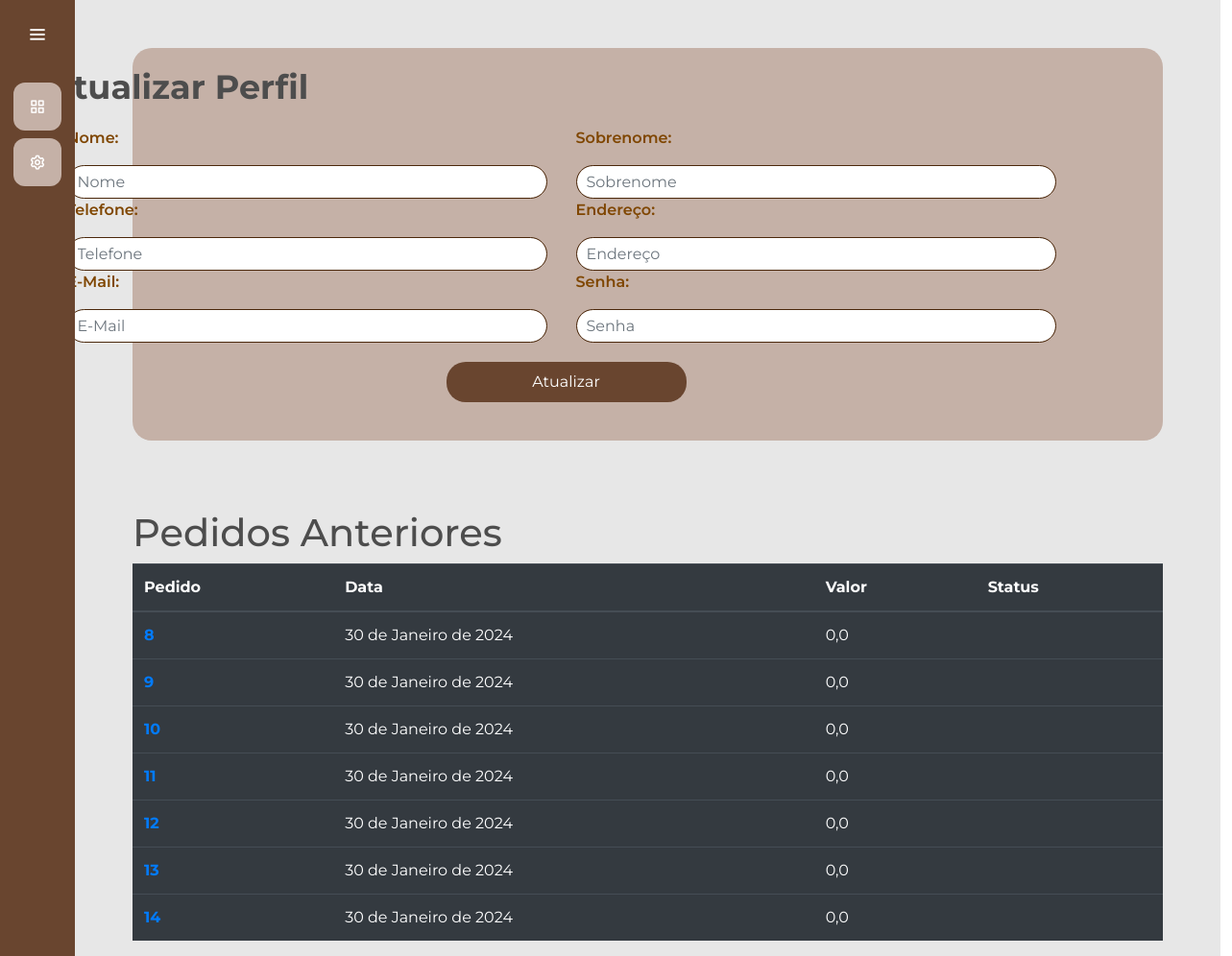
Before: /usuarios/perfil/ (signed in) with the older database file.
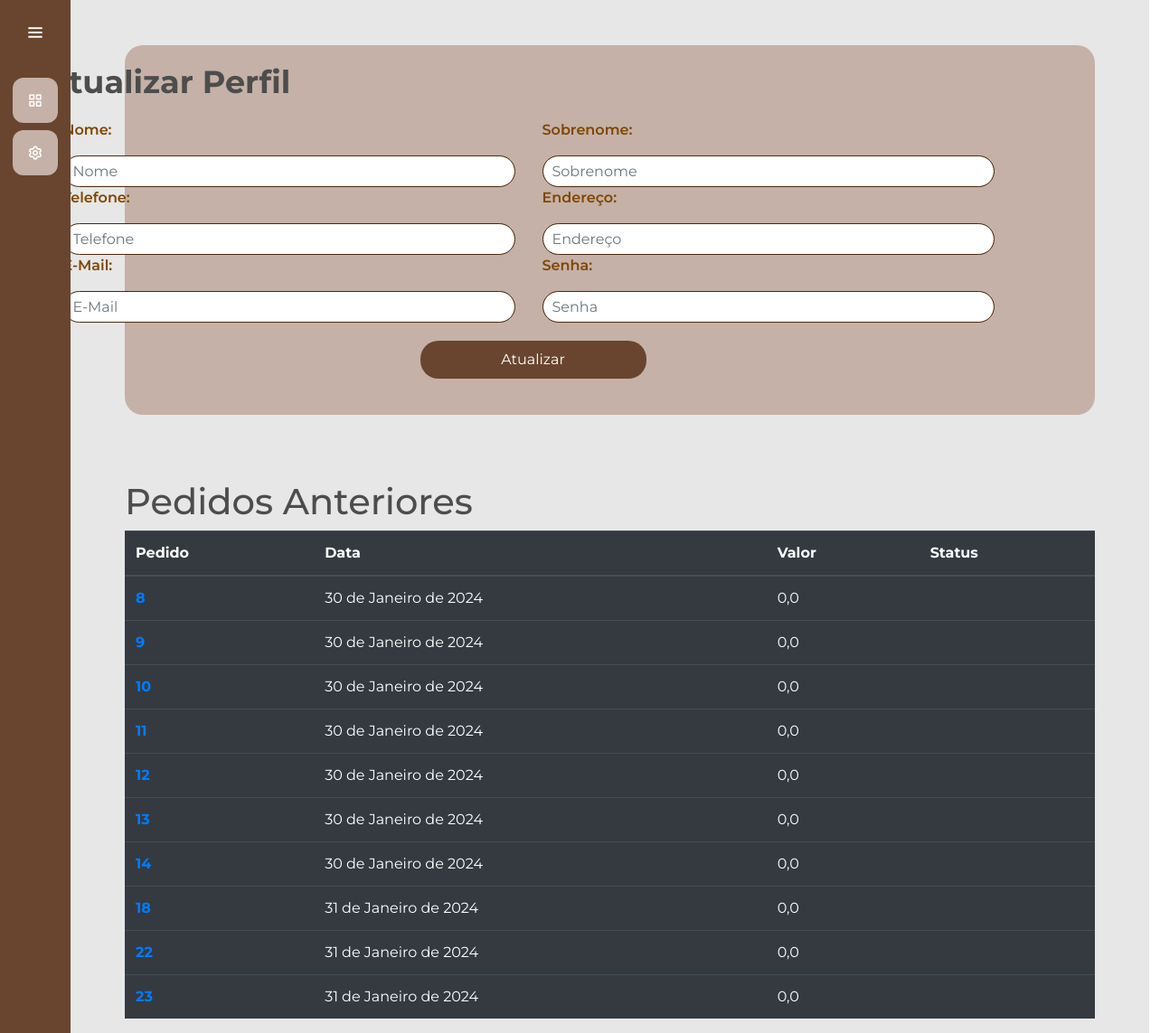
After: the same page with the newer database file.
### gerenciamento/models.py (models this page shows, shortened)
class Pedido(models.Model):
    id_pedido = models.AutoField(primary_key=True)
    id_transacao = models.CharField(max_length=255, null=True)
    cliente = models.ForeignKey(usuarios_models.Usuario, on_delete=models.SET_NULL, null=True, blank=True)
    data = models.DateField(auto_now_add=True)
    valor_final = models.FloatField(default=0.0)
    produtos = models.ManyToManyField(Produto, through='PedidoProduto')
    completo = models.BooleanField(default=False, null=True, blank=False)

### usuarios/views.py (the view)
# urls.py: path('perfil/', views.perfil, name='perfil'),
@login_required(login_url='/usuarios/login/')
def perfil(request):
    pedidos = Pedido.objects.filter(cliente=request.user)
    return render(request, 'perfil.html',{'pedidos': pedidos})

### usuarios/models.py (called while the page is built)
    def __str__(self) -> str:
        return self.username

### usuarios/templates/perfil.html (shortened to what the changed rows need)
{% extends "cliente.html" %}
{% load static %}
{% block 'head' %}
    <link rel="stylesheet" href="{% static 'usuarios/css/telaprincipal.css' %}">
    <link rel="stylesheet" href="{% static 'gerenciamento/css/gerenciamento.css' %}">
{% endblock %}
{% block 'dashboard' %}
<body>
    <div class="container-perfil">
        <div id="att-perfil">
            <form action="{% url 'perfil' %}" method="POST" id="form-perfil">
                <div class="caixa-perfil">
                    <div id="perfil">
                        <h1 class="titulo_perfil">Atualizar Perfil</h1>
                    </div>
                </div>
            </form>
        </div>
    </div>
    <div class="container-pedidos">
        <br>
        <br>
        <div id="pedidos-anteriores" class="pedidos-anteriores">
            <div class="caixa-pedidos">
                <div id="pedidos" class="pedidos-anteriores">
                    <br>
                    <h1  id="pedidos-anteriores-perfil">Pedidos Anteriores</h1>
                    <div class="container-fluid distanciamento">
                        <table class="table table-dark">
                            <thead>
                                <tr>
                                    <th scope="col">Pedido</th>
                                    <th scope="col">Data</th>
                                    <th scope="col">Valor</th>
                                    <th scope="col">Status</th>
                                </tr>
                            </thead>
                            <tbody>
                                {% for pedido in pedidos %}
                                <tr>
                                    <th><a href="{% url 'notaPedido' pedido.id_pedido %}">{{pedido.id_pedido}}</a></th>
                                    <td>{{pedido.data}}</td>
                                    <td>{{pedido.valor_final}}</td>
                                    <td>{{pedido.status}}</td>
                                </tr>
                                {% endfor %}
                            </tbody>
                        </table>
                    </div>
                </div>
            </div>
        </div>
    </div>
</body>
{% endblock %}

Changed rows visible on the page:
added Pedido: id_pedido "18", data "31 de Janeiro de 2024", valor_final "0,0"
added Pedido: id_pedido "22", data "31 de Janeiro de 2024", valor_final "0,0"
added Pedido: id_pedido "23", data "31 de Janeiro de 2024", valor_final "0,0"
